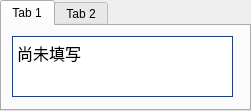
   <widget class="QTabWidget" name="tabWidget_2">
    <property name="geometry">
     <rect>
      <x>10</x>
      <y>240</y>
      <width>251</width>
      <height>111</height>
     </rect>
    </property>
    <widget class="QWidget" name="tab_3">
     <attribute name="title">
      <string>Tab 1</string>
     </attribute>
     <widget class="QTextEdit" name="caseTextEdit">
      <property name="geometry">
       <rect>
        <x>10</x>
        <y>10</y>
        <width>221</width>
        <height>61</height>
       </rect>
      </property>
      <property name="palette">
       <palette>
        <active>
         <colorrole role="WindowText">
          <brush brushstyle="SolidPattern">
           <color alpha="255">
            <red>0</red>
            <green>0</green>
            <blue>0</blue>
           </color>
          </brush>
         </colorrole>
         <colorrole role="Button">
          <brush brushstyle="SolidPattern">
           <color alpha="255">
            <red>0</red>
            <green>85</green>
            <blue>255</blue>
           </color>
          </brush>
         </colorrole>
         <colorrole role="Light">
          <brush brushstyle="SolidPattern">
           <color alpha="255">
            <red>127</red>
            <green>170</green>
            <blue>255</blue>
           </color>
          </brush>
         </colorrole>
         <colorrole role="Midlight">
          <brush brushstyle="SolidPattern">
           <color alpha="255">
            <red>63</red>
            <green>127</green>
            <blue>255</blue>
           </color>
          </brush>
         </colorrole>
         <colorrole role="Dark">
          <brush brushstyle="SolidPattern">
           <color alpha="255">
            <red>0</red>
            <green>42</green>
            <blue>127</blue>
           </color>
          </brush>
         </colorrole>
         <colorrole role="Mid">
          <brush brushstyle="SolidPattern">
           <color alpha="255">
            <red>0</red>
            <green>56</green>
            <blue>170</blue>
           </color>
          </brush>
         </colorrole>
         <colorrole role="Text">
          <brush brushstyle="SolidPattern">
           <color alpha="255">
            <red>0</red>
            <green>0</green>
            <blue>0</blue>
           </color>
          </brush>
         </colorrole>
         <colorrole role="BrightText">
          <brush brushstyle="SolidPattern">
           <color alpha="255">
            <red>255</red>
            <green>255</green>
            <blue>255</blue>
           </color>
          </brush>
         </colorrole>
         <colorrole role="ButtonText">
          <brush brushstyle="SolidPattern">
           <color alpha="255">
            <red>0</red>
            <green>0</green>
            <blue>0</blue>
           </color>
          </brush>
         </colorrole>
         <colorrole role="Base">
          <brush brushstyle="SolidPattern">
           <color alpha="255">
            <red>255</red>
            <green>255</green>
            <blue>255</blue>
           </color>
          </brush>
         </colorrole>
         <colorrole role="Window">
          <brush brushstyle="SolidPattern">
           <color alpha="255">
            <red>0</red>
            <green>85</green>
            <blue>255</blue>
           </color>
          </brush>
         </colorrole>
         <colorrole role="Shadow">
          <brush brushstyle="SolidPattern">
           <color alpha="255">
            <red>0</red>
            <green>0</green>
            <blue>0</blue>
           </color>
          </brush>
         </colorrole>
         <colorrole role="AlternateBase">
          <brush brushstyle="SolidPattern">
           <color alpha="255">
            <red>127</red>
            <green>170</green>
            <blue>255</blue>
           </color>
          </brush>
         </colorrole>
         <colorrole role="ToolTipBase">
          <brush brushstyle="SolidPattern">
           <color alpha="255">
            <red>255</red>
            <green>255</green>
            <blue>220</blue>
           </color>
          </brush>
         </colorrole>
         <colorrole role="ToolTipText">
          <brush brushstyle="SolidPattern">
           <color alpha="255">
            <red>0</red>
            <green>0</green>
            <blue>0</blue>
           </color>
          </brush>
         </colorrole>
         <colorrole role="PlaceholderText">
          <brush brushstyle="SolidPattern">
           <color alpha="128">
            <red>0</red>
            <green>0</green>
            <blue>0</blue>
           </color>
          </brush>
         </colorrole>
        </active>
        <inactive>
         <colorrole role="WindowText">
          <brush brushstyle="SolidPattern">
           <color alpha="255">
            <red>0</red>
            <green>0</green>
            <blue>0</blue>
           </color>
          </brush>
         </colorrole>
         <colorrole role="Button">
          <brush brushstyle="SolidPattern">
           <color alpha="255">
            <red>0</red>
            <green>85</green>
            <blue>255</blue>
           </color>
          </brush>
         </colorrole>
         <colorrole role="Light">
          <brush brushstyle="SolidPattern">
           <color alpha="255">
            <red>127</red>
            <green>170</green>
            <blue>255</blue>
           </color>
          </brush>
         </colorrole>
         <colorrole role="Midlight">
          <brush brushstyle="SolidPattern">
           <color alpha="255">
            <red>63</red>
            <green>127</green>
            <blue>255</blue>
           </color>
          </brush>
         </colorrole>
         <colorrole role="Dark">
          <brush brushstyle="SolidPattern">
           <color alpha="255">
            <red>0</red>
            <green>42</green>
            <blue>127</blue>
           </color>
          </brush>
         </colorrole>
         <colorrole role="Mid">
          <brush brushstyle="SolidPattern">
           <color alpha="255">
            <red>0</red>
            <green>56</green>
            <blue>170</blue>
           </color>
          </brush>
         </colorrole>
         <colorrole role="Text">
          <brush brushstyle="SolidPattern">
           <color alpha="255">
            <red>0</red>
            <green>0</green>
            <blue>0</blue>
           </color>
          </brush>
         </colorrole>
         <colorrole role="BrightText">
          <brush brushstyle="SolidPattern">
           <color alpha="255">
            <red>255</red>
            <green>255</green>
            <blue>255</blue>
           </color>
          </brush>
         </colorrole>
         <colorrole role="ButtonText">
          <brush brushstyle="SolidPattern">
           <color alpha="255">
            <red>0</red>
            <green>0</green>
            <blue>0</blue>
           </color>
          </brush>
         </colorrole>
         <colorrole role="Base">
          <brush brushstyle="SolidPattern">
           <color alpha="255">
            <red>255</red>
            <green>255</green>
            <blue>255</blue>
           </color>
          </brush>
         </colorrole>
         <colorrole role="Window">
          <brush brushstyle="SolidPattern">
           <color alpha="255">
            <red>0</red>
            <green>85</green>
            <blue>255</blue>
           </color>
          </brush>
         </colorrole>
         <colorrole role="Shadow">
          <brush brushstyle="SolidPattern">
           <color alpha="255">
            <red>0</red>
            <green>0</green>
            <blue>0</blue>
           </color>
          </brush>
         </colorrole>
         <colorrole role="AlternateBase">
          <brush brushstyle="SolidPattern">
           <color alpha="255">
            <red>127</red>
            <green>170</green>
            <blue>255</blue>
           </color>
          </brush>
         </colorrole>
         <colorrole role="ToolTipBase">
          <brush brushstyle="SolidPattern">
           <color alpha="255">
            <red>255</red>
            <green>255</green>
            <blue>220</blue>
           </color>
          </brush>
         </colorrole>
         <colorrole role="ToolTipText">
          <brush brushstyle="SolidPattern">
           <color alpha="255">
            <red>0</red>
            <green>0</green>
            <blue>0</blue>
           </color>
          </brush>
         </colorrole>
         <colorrole role="PlaceholderText">
          <brush brushstyle="SolidPattern">
           <color alpha="128">
            <red>0</red>
            <green>0</green>
            <blue>0</blue>
           </color>
          </brush>
         </colorrole>
        </inactive>
        <disabled>
         <colorrole role="WindowText">
          <brush brushstyle="SolidPattern">
           <color alpha="255">
            <red>0</red>
            <green>42</green>
            <blue>127</blue>
           </color>
          </brush>
         </colorrole>
         <colorrole role="Button">
          <brush brushstyle="SolidPattern">
           <color alpha="255">
            <red>0</red>
            <green>85</green>
            <blue>255</blue>
           </color>
          </brush>
         </colorrole>
         <colorrole role="Light">
          <brush brushstyle="SolidPattern">
           <color alpha="255">
            <red>127</red>
            <green>170</green>
            <blue>255</blue>
           </color>
          </brush>
         </colorrole>
         <colorrole role="Midlight">
          <brush brushstyle="SolidPattern">
           <color alpha="255">
            <red>63</red>
            <green>127</green>
            <blue>255</blue>
           </color>
          </brush>
         </colorrole>
         <colorrole role="Dark">
          <brush brushstyle="SolidPattern">
           <color alpha="255">
            <red>0</red>
            <green>42</green>
            <blue>127</blue>
           </color>
          </brush>
         </colorrole>
         <colorrole role="Mid">
          <brush brushstyle="SolidPattern">
           <color alpha="255">
            <red>0</red>
            <green>56</green>
            <blue>170</blue>
           </color>
          </brush>
         </colorrole>
         <colorrole role="Text">
          <brush brushstyle="SolidPattern">
           <color alpha="255">
            <red>0</red>
            <green>42</green>
            <blue>127</blue>
           </color>
          </brush>
         </colorrole>
         <colorrole role="BrightText">
          <brush brushstyle="SolidPattern">
           <color alpha="255">
            <red>255</red>
            <green>255</green>
            <blue>255</blue>
           </color>
          </brush>
         </colorrole>
         <colorrole role="ButtonText">
          <brush brushstyle="SolidPattern">
           <color alpha="255">
            <red>0</red>
            <green>42</green>
            <blue>127</blue>
           </color>
          </brush>
         </colorrole>
         <colorrole role="Base">
          <brush brushstyle="SolidPattern">
           <color alpha="255">
            <red>0</red>
            <green>85</green>
            <blue>255</blue>
           </color>
          </brush>
         </colorrole>
         <colorrole role="Window">
          <brush brushstyle="SolidPattern">
           <color alpha="255">
            <red>0</red>
            <green>85</green>
            <blue>255</blue>
           </color>
          </brush>
         </colorrole>
         <colorrole role="Shadow">
          <brush brushstyle="SolidPattern">
           <color alpha="255">
            <red>0</red>
            <green>0</green>
            <blue>0</blue>
           </color>
          </brush>
         </colorrole>
         <colorrole role="AlternateBase">
          <brush brushstyle="SolidPattern">
           <color alpha="255">
            <red>0</red>
            <green>85</green>
            <blue>255</blue>
           </color>
          </brush>
         </colorrole>
         <colorrole role="ToolTipBase">
          <brush brushstyle="SolidPattern">
           <color alpha="255">
            <red>255</red>
            <green>255</green>
            <blue>220</blue>
           </color>
          </brush>
         </colorrole>
         <colorrole role="ToolTipText">
          <brush brushstyle="SolidPattern">
           <color alpha="255">
            <red>0</red>
            <green>0</green>
            <blue>0</blue>
           </color>
          </brush>
         </colorrole>
         <colorrole role="PlaceholderText">
          <brush brushstyle="SolidPattern">
           <color alpha="128">
            <red>0</red>
            <green>0</green>
            <blue>0</blue>
           </color>
          </brush>
         </colorrole>
        </disabled>
       </palette>
      </property>
      <property name="markdown">
       <string>尚未填写

</string>
      </property>
      <property name="html">
       <string>&lt;!DOCTYPE HTML PUBLIC &quot;-//W3C//DTD HTML 4.0//EN&quot; &quot;http://www.w3.org/TR/REC-html40/strict.dtd&quot;&gt;
&lt;html&gt;&lt;head&gt;&lt;meta name=&quot;qrichtext&quot; content=&quot;1&quot; /&gt;&lt;style type=&quot;text/css&quot;&gt;
p, li { white-space: pre-wrap; }
&lt;/style&gt;&lt;/head&gt;&lt;body style=&quot; font-family:'SimSun'; font-size:12pt; font-weight:400; font-style:normal;&quot;&gt;
&lt;p style=&quot; margin-top:8px; margin-bottom:8px; margin-left:0px; margin-right:0px; -qt-block-indent:0; text-indent:0px;&quot;&gt;尚未填写&lt;/p&gt;&lt;/body&gt;&lt;/html&gt;</string>
      </property>
     </widget>
    </widget>
    <widget class="QWidget" name="tab_4">
     <attribute name="title">
      <string>Tab 2</string>
     </attribute>
    </widget>
   </widget>
